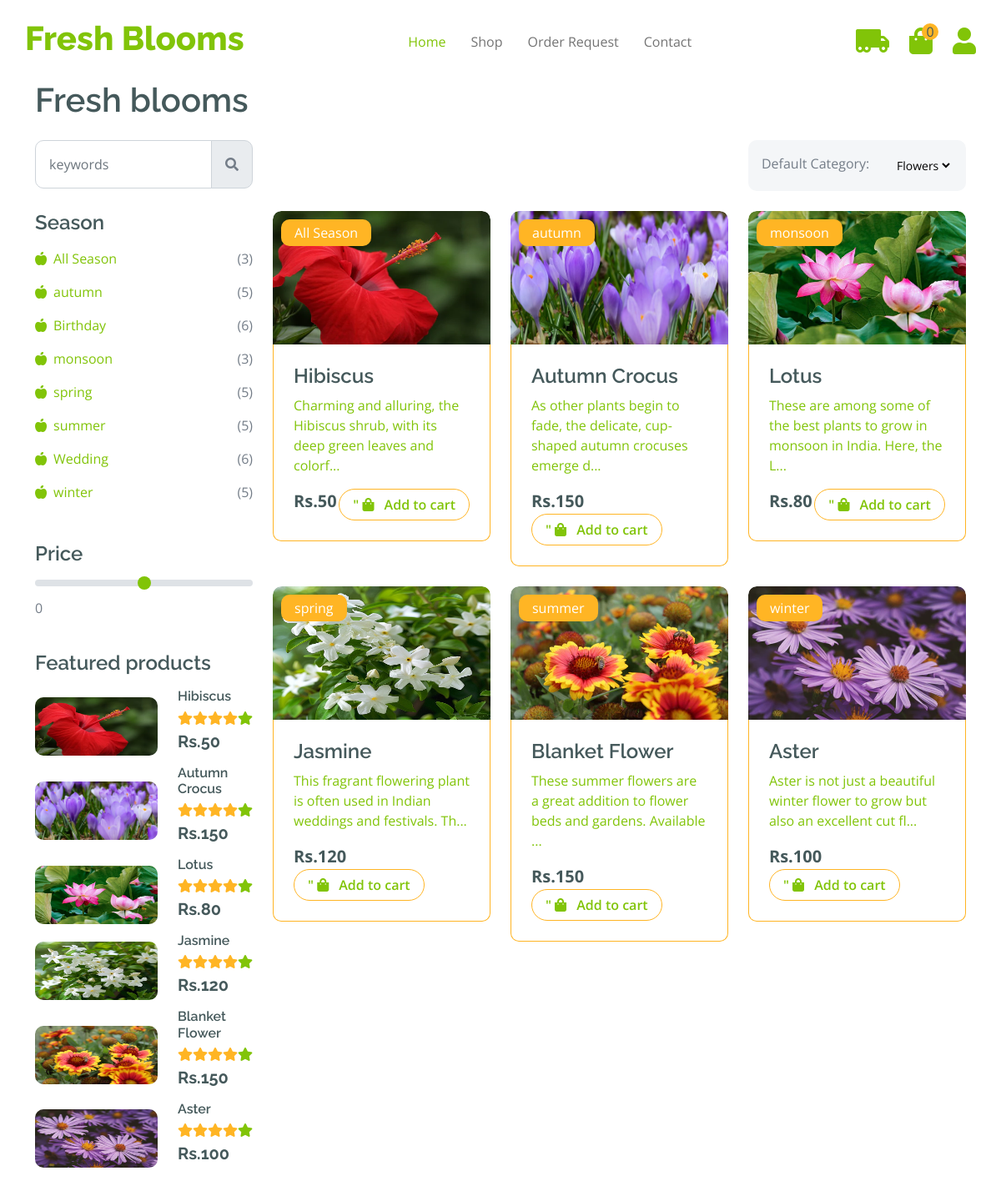
The page /shop.php on the database its author committed.
### tables this page shows
CREATE TABLE `flowersales` (
  `id` int(255) NOT NULL,
  `flowername` varchar(255) NOT NULL,
  `category` varchar(255) NOT NULL,
  `country` varchar(255) NOT NULL,
  `image` varchar(255) NOT NULL,
  `price` varchar(255) NOT NULL,
  `offer` varchar(255) NOT NULL,
  `delivary` varchar(255) NOT NULL,
  `seasonal_flowers` varchar(255) NOT NULL,
  `description` varchar(255) NOT NULL
);

### shop.php (the view, shortened to what this page needs)
<?php
include 'header.php';
include 'navbar.php';
?>
        <div class="container-fluid fruite py-5">
            <div class="container py-5">
                <h1 class="mb-4">Fresh blooms</h1>
                <div class="row g-4">
                    <div class="col-lg-12">
                        <div class="row g-4">
                            <div class="col-xl-3">
                                <div class="input-group w-100 mx-auto d-flex">
                                    <input type="search" class="form-control p-3"  id="searchInput" placeholder="keywords" aria-describedby="search-icon-1">
                                    <span id="search-icon-1" class="input-group-text p-3"><i class="fa fa-search"></i></span>
                                </div>
                            </div>
                            <div class="col-6"></div>
                            <div class="col-xl-3">
                                <div class="bg-light ps-3 py-3 rounded d-flex justify-content-between mb-4">
                                <label for="fruits">Default Category:</label>
                                <select id="fruits" name="fruitlist" class="border-0 form-select-sm bg-light me-3" form="fruitform" onchange="updateCategoryFilter()">
                                    <option value="flowers">Flowers</option>
                                </select>
                                </div>
                            </div>
                        </div>
                        <div class="row g-4">
                            <div class="col-lg-3">
                                <div class="row g-4">
                                    <div class="col-lg-12">
                                        <div class="mb-3">
                                            <h4>Season</h4>
                                            <?php
                                        include('api/config.php');
                                        $query = "SELECT seasonal_flowers, COUNT(*) as count FROM flowersales GROUP BY seasonal_flowers";
                                        $result = $conn->query($query);
                                        if ($result->num_rows > 0) {
                                            echo '<ul class="list-unstyled fruite-categorie">';
                                            while ($row = $result->fetch_assoc()) {
                                                $season = htmlspecialchars($row['seasonal_flowers']);
                                                $count = (int)$row['count'];
                                                echo '
                                                    <li>
                                                        <div class="d-flex justify-content-between fruite-name">
                                                            <a href="filter_shop.php?season='.$season.'"><i class="fas fa-apple-alt me-2"></i>' . $season . '</a>
                                                            <span>(' . $count . ')</span>
                                                        </div>
                                                    </li>
                                                    ';
                                            }
                                            echo '</ul>';
                                        } else {
                                            echo "<p>No data available</p>";
                                        }
                                    ?>
                                        </div>
                                    </div>
                                    <div class="col-lg-12">
                                    <div class="mb-3">
                                        <h4 class="mb-2">Price</h4>
                                        <input type="range" class="form-range w-100" id="rangeInput" name="rangeInput" min="0" max="500" value="" oninput="updatePriceFilter(this.value)">
                                        <output id="amount" name="amount" min-velue="0" max-value="500" for="rangeInput">0</output>
                                    </div>
                                    </div>
                                    <div class="col-lg-12">
                                        <h4 class="mb-3">Featured products</h4>
                                        <?php
                                            include('api/config.php');
                                            $query = "WITH flowersales AS (
                                                SELECT
                                                    *,
                                                    ROW_NUMBER() OVER (PARTITION BY seasonal_flowers ORDER BY id) AS row_num
                                                FROM flowersales WHERE category='flowers'
                                            )
                                            SELECT *
                                            FROM flowersales
                                            WHERE row_num = 1; ";
                                            $result = $conn->query($query);
                                            if ($result->num_rows > 0) {
                                                while ($row = $result->fetch_assoc()) {
                                                    $flowername = $row['flowername'];
                                                    $image = $row['image'];
                                                    $id = $row['id'];
                                                    $price = $row['price'];
                                                    $category = $row['seasonal_flowers'];
                                                        echo '
                                                            <a href="shop-detail.php?id='.$id.'&category='.$category.'">
                                                            <div class="d-flex align-items-center justify-content-start">
                                                                                            <div class="rounded me-4" >
                                                                                                <img src="images/'.$image.'" class="img-fluid rounded" alt="Image" style="width: 200px;
                                                            max-height: 100%;
                                                            height: 70px;">
                                                                </div>
                                                                <div>
                                                                    <h6 class="mb-2">'.$flowername.'</h6>
                                                                    <div class="d-flex mb-2">
                                                                        <i class="fa fa-star text-secondary"></i>
                                                                        <i class="fa fa-star text-secondary"></i>
                                                                        <i class="fa fa-star text-secondary"></i>
                                                                        <i class="fa fa-star text-secondary"></i>
                                                                        <i class="fa fa-star"></i>
                                                                    </div>
                                                                    <div class="d-flex mb-2">
                                                                        <h5 class="fw-bold me-2">Rs.'.$price.'</h5>
                                                                    </div>
                                                                    </a>
                                                                </div>
                                                            </div>
                                                            ';
                                                        }
                                                    } else {
                                                        echo 'No images found in the table.';
                                                    }
                                        ?>
                            <div class="col-lg-9">
                                <div class="row g-4 " id="flowerContainer">
                                    <?php include 'api/get_flowers.php'; ?>
                                </div>
                                </div>
    </body>
</html>

### header.php (shortened to what this page needs)
<!DOCTYPE html>
<html lang="en">
    <head>
        <link rel="stylesheet" href="https://use.fontawesome.com/releases/v5.15.4/css/all.css"/>
        <link href="https://cdn.jsdelivr.net/npm/bootstrap-icons@1.4.1/font/bootstrap-icons.css" rel="stylesheet">
        <link href="lib/lightbox/css/lightbox.min.css" rel="stylesheet">
        <link href="lib/owlcarousel/assets/owl.carousel.min.css" rel="stylesheet">
        <link href="css/bootstrap.min.css" rel="stylesheet">
        <link href="css/style.css" rel="stylesheet">
    </head>

### navbar.php (shortened to what this page needs)
<div class="container-fluid fixed-top">
    <div class="container px-0">
        <nav class="navbar navbar-light bg-white navbar-expand-xl">
            <a href="dashboard.php" class="navbar-brand"><h1 class="text-primary display-6">Fresh Blooms</h1></a>
            <div class="collapse navbar-collapse bg-white" id="navbarCollapse">
                <div class="navbar-nav mx-auto">
                    <a href="dashboard.php" class="nav-item nav-link active">Home</a>
                    <a href="shop.php" class="nav-item nav-link">Shop</a>
                    <a href="request.php" class="nav-item nav-link">Order Request</a>
                    <a href="contact.php" class="nav-item nav-link">Contact</a>
                </div>
                <div class="d-flex m-3 me-0">
                    <a href="complete_order.php" class="my-auto me-4">
                    <i class="fas fa-truck-moving fa-2x"></i>
                    </a>
                    <a href="cart.php" class="position-relative me-4 my-auto">
                        <i class="fa fa-shopping-bag fa-2x"></i>
                        <span id="cart-count" class="position-absolute bg-secondary rounded-circle d-flex align-items-center justify-content-center text-dark px-1"
                            style="top: -5px; left: 15px; height: 20px; min-width: 20px;">0</span>
                    </a>
                    <a href="profile.php" class="my-auto">
                        <i class="fas fa-user fa-2x"></i>
                    </a>
                </div>
            </div>
        </nav>
    </div>
</div>

### api/get_flowers.php (shortened to what this page needs)
<?php
include('config.php');
$category = isset($_GET['category']) ? $_GET['category'] : 'flowers';
$max_price = isset($_GET['max_price']) ? intval($_GET['max_price']) : 500;
if ($category == "design") {
    $max_price = 100000;
} else {
    $max_price = isset($_GET['max_price']) ? intval($_GET['max_price']) : 500;
}
if ($category == "flowers") {
    $query = "WITH flowersales AS (
        SELECT
            *,
            ROW_NUMBER() OVER (PARTITION BY seasonal_flowers ORDER BY id) AS row_num
        FROM flowersales
        WHERE category = ? AND price <= ?
    )
    SELECT *
    FROM flowersales
    WHERE row_num = 1;";
    $stmt = $conn->prepare($query);
    $stmt->bind_param("si", $category, $max_price);
} else {
    $query = "SELECT * FROM flowersales WHERE category=? AND price <= ?";
    $stmt = $conn->prepare($query);
    $stmt->bind_param("si", $category, $max_price);
}
$stmt->execute();
$result = $stmt->get_result();
if ($result->num_rows > 0) {
    while ($row = $result->fetch_assoc()) {
        $flowername = $row['flowername'];
        $image = $row['image'];
        $id = $row['id'];
        $price = $row['price'];
        $seasonal_flowers = $row['seasonal_flowers'];
        $description = $row['description'];
        $category = $row['seasonal_flowers'];
        $maxLength = 80;
        $shortDescription = strlen($description) > $maxLength
            ? substr($description, 0, $maxLength) . '...'
            : $description;
        echo '
            <div class="col-md-6 col-lg-6 col-xl-4 ">
                <a href="shop-detail.php?id=' . $id . '&category='.$category.'">
                    <div class="rounded position-relative fruite-item">
                        <div class="fruite-img">
                            <img src="images/' . $image . '" style="width:100px; height:160px;" class="img-fluid w-100 rounded-top" alt="">
                        </div>
                        <div class="text-white bg-secondary px-3 py-1 rounded position-absolute" style="top: 10px; left: 10px;">' . $seasonal_flowers . '</div>
                        <div class="p-4 border border-secondary border-top-0 rounded-bottom">
                            <h4>' . $flowername . '</h4>
                            <p>' . $shortDescription . '</p>
                            <div class="d-flex justify-content-between flex-lg-wrap">
                                <p class="text-dark fs-5 fw-bold mb-0">Rs.' . $price . '</p>
                                    <a href="#"
                                        class="btn border border-secondary rounded-pill px-3 text-primary add-to-cart"
                                        data-product-id='.$id.' ?>"
                                        <i class="fa fa-shopping-bag me-2 text-primary"></i> Add to cart
                                     </a>
                            </div>
                        </div>
                    </div>
                </a>
            </div>';
    }
} else {
    echo '<div class="col-12 text-center">No items available for the selected filters.</div>';
}
?>

### css/style.css (style rules this page uses)
.btn { font-weight: 600; transition: .5s; }
.btn.border-secondary { transition: 0.5s; }
.fixed-top { transition: 0.5s; background: var(--bs-white); border: 0; }
.navbar .navbar-nav .nav-link { padding: 10px 15px; font-size: 16px; transition: .5s; }
.navbar { height: 100px; border-bottom: 1px solid rgba(255, 255, 255, .1); }
.navbar .navbar-nav .nav-link:hover, .navbar .navbar-nav .nav-link.active, .fixed-top.bg-white .navbar .navbar-nav .nav-link:hover, .fixed-top.bg-white .navbar .navbar-nav .nav-link.active { color: var(--bs-primary); }
.fruite .fruite-categorie .fruite-name { line-height: 40px; }
.fruite .fruite-categorie .fruite-name a { transition: 0.5s; }
.fruite .fruite-item { transition: 0.5s; }
.fruite .fruite-item .fruite-img { overflow: hidden; transition: 0.5s; border-radius: 10px 10px 0 0; }
.fruite .fruite-item .fruite-img img { transition: 0.5s; }

### rows shown on the page
flowersales: image (picture), flowername "Hibiscus", price "50", seasonal_flowers "All Season", description "Charming and alluring, the Hibiscus shrub, with its deep green leaves and colorf..."
flowersales: image (picture), flowername "Autumn Crocus", price "150", seasonal_flowers "autumn", description "As other plants begin to fade, the delicate, cup-shaped autumn crocuses emerge d..."
flowersales: image (picture), flowername "Lotus", price "80", seasonal_flowers "monsoon", description "These are among some of the best plants to grow in monsoon in India. Here, the L..."
flowersales: image (picture), flowername "Jasmine", price "120", seasonal_flowers "spring", description "This fragrant flowering plant is often used in Indian weddings and festivals. Th..."
flowersales: image (placeholder picture), flowername "Blanket Flower", price "150", seasonal_flowers "summer", description "These summer flowers are a great addition to flower beds and gardens. Available ..."
flowersales: image (picture), flowername "Aster", price "100", seasonal_flowers "winter", description "Aster is not just a beautiful winter flower to grow but also an excellent cut fl..."

### other values the page prints
$season "All Season"
$count "3"
$season "autumn"
$count "5"
$season "Birthday"
$count "6"
$season "monsoon"
$season "spring"
$season "summer"
$season "Wedding"
$season "winter"
